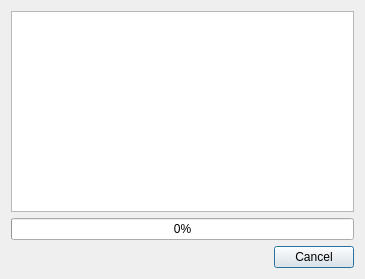
<ui version="4.0" >
 <class>UpdateDialog</class>
 <widget class="QDialog" name="UpdateDialog" >
  <property name="geometry" >
   <rect>
    <x>0</x>
    <y>0</y>
    <width>365</width>
    <height>279</height>
   </rect>
  </property>
  <property name="windowTitle" >
   <string>Dialog</string>
  </property>
  <layout class="QVBoxLayout" name="verticalLayout" >
   <item>
    <widget class="QTextEdit" name="textEdit" >
     <property name="undoRedoEnabled" >
      <bool>false</bool>
     </property>
     <property name="readOnly" >
      <bool>true</bool>
     </property>
    </widget>
   </item>
   <item>
    <widget class="QProgressBar" name="progressBar" >
     <property name="value" >
      <number>0</number>
     </property>
    </widget>
   </item>
   <item>
    <widget class="QDialogButtonBox" name="buttonBox" >
     <property name="orientation" >
      <enum>Qt::Horizontal</enum>
     </property>
     <property name="standardButtons" >
      <set>QDialogButtonBox::Cancel</set>
     </property>
    </widget>
   </item>
  </layout>
 </widget>
 <resources/>
 <connections>
  <connection>
   <sender>buttonBox</sender>
   <signal>accepted()</signal>
   <receiver>UpdateDialog</receiver>
   <slot>accept()</slot>
   <hints>
    <hint type="sourcelabel" >
     <x>248</x>
     <y>254</y>
    </hint>
    <hint type="destinationlabel" >
     <x>157</x>
     <y>274</y>
    </hint>
   </hints>
  </connection>
  <connection>
   <sender>buttonBox</sender>
   <signal>rejected()</signal>
   <receiver>UpdateDialog</receiver>
   <slot>reject()</slot>
   <hints>
    <hint type="sourcelabel" >
     <x>316</x>
     <y>260</y>
    </hint>
    <hint type="destinationlabel" >
     <x>286</x>
     <y>274</y>
    </hint>
   </hints>
  </connection>
 </connections>
</ui>
